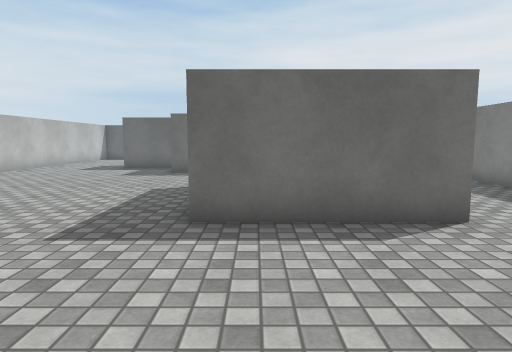
[1] (above)

20 first-person views from a walk through a Unity game level. The camera is 1.3 m above the floor, tilts 6° down and sees 75° across. The floor is counted in squares, 1 m on a side. Each view is taken from the middle of a square. On the plan, view 1 faces up. The plan holds only what a view shows up to about 14 squares ahead; the rest is blank. The place goes on beyond the plan. Surface patterns are stand-ins for the level's own textures.

[2]
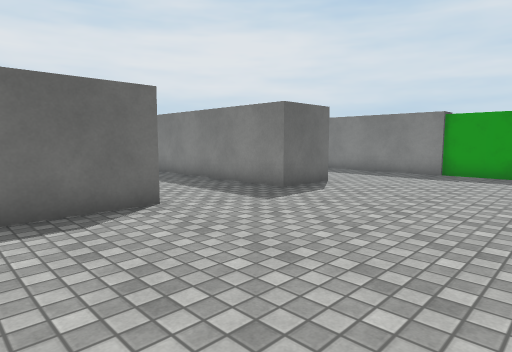

[3]
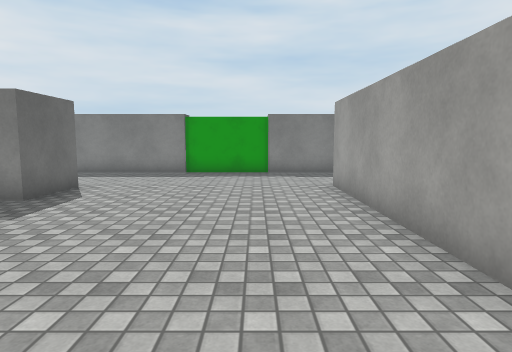

[4]
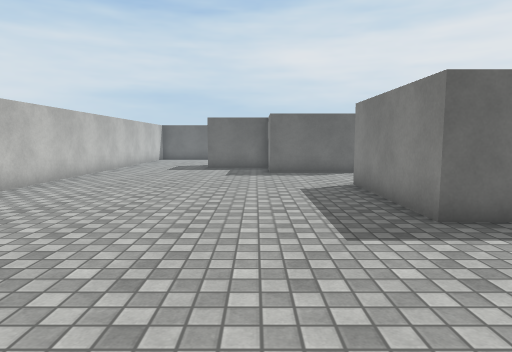

[5]
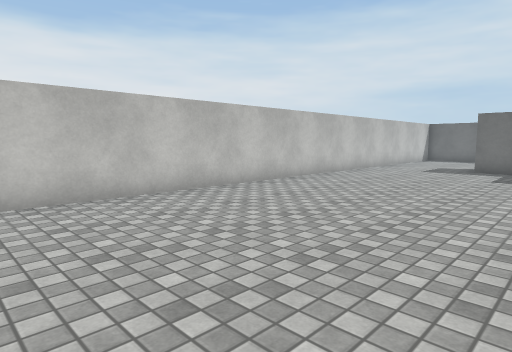

[6]
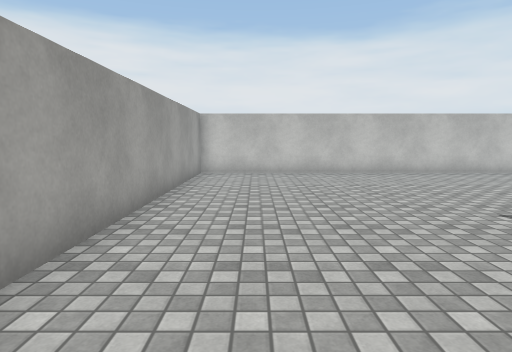

[7]
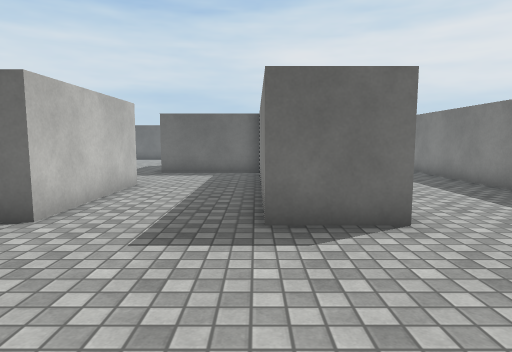

[8]
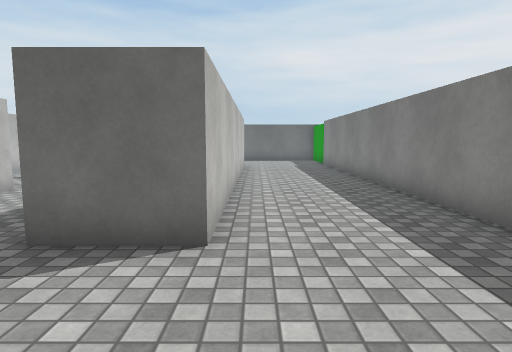

[9]
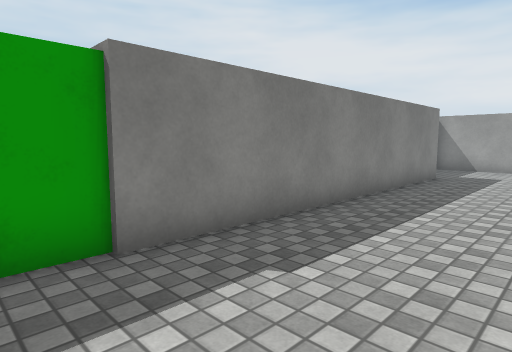

[10]
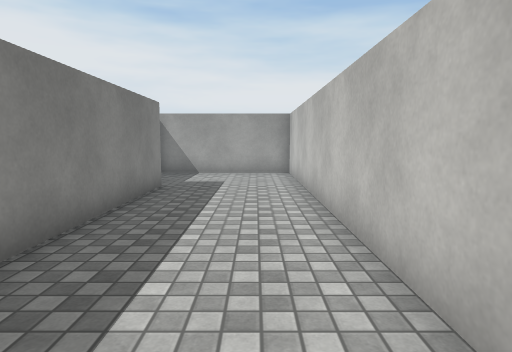

[11]
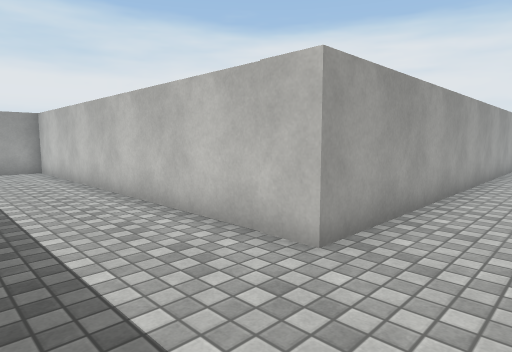

[12]
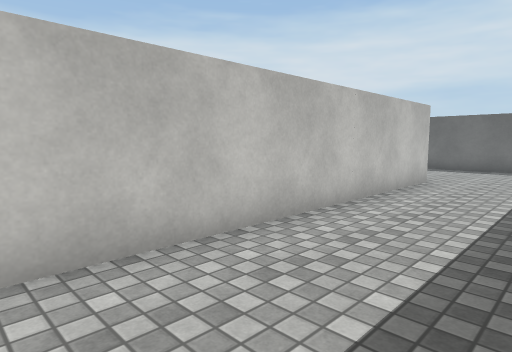

[13]
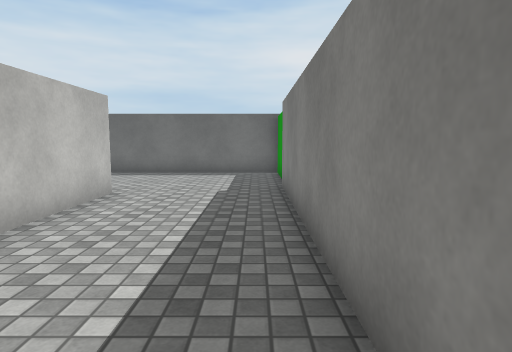

[14]
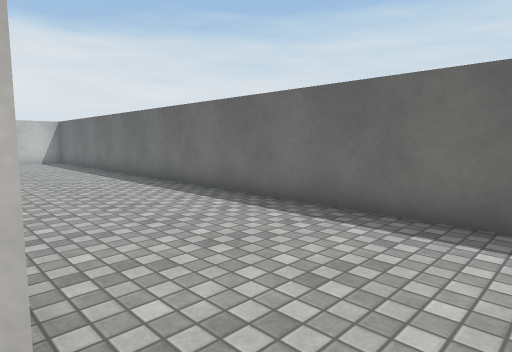

[15]
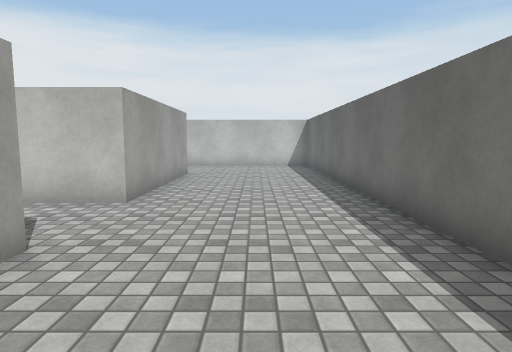

[16]
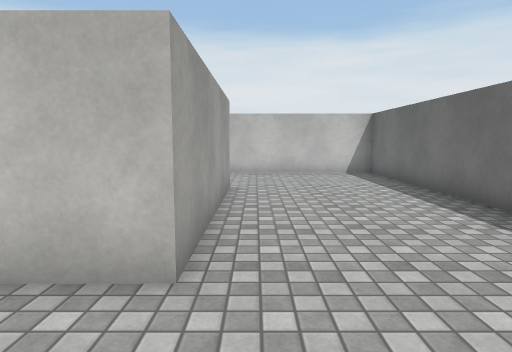

[17]
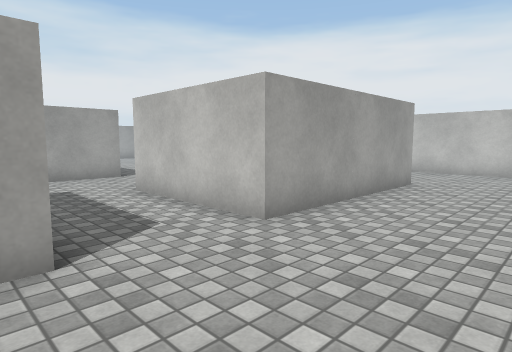

[18]
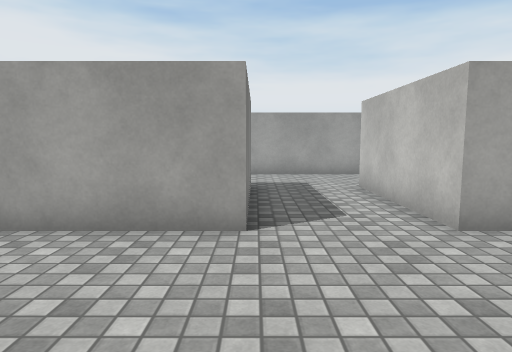

[19]
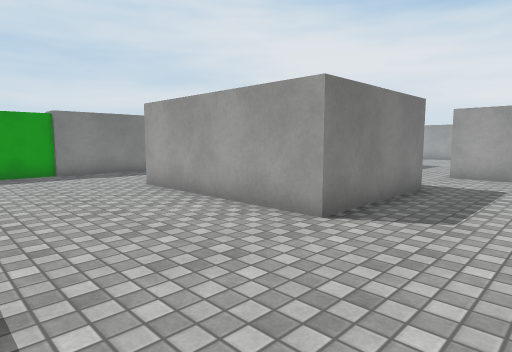

[20]
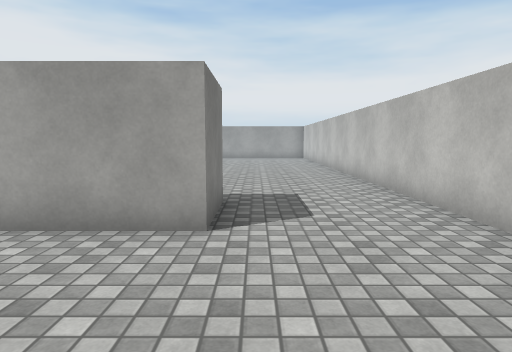

### Floor plan
Points are (right, up) in squares from view 1. A wall is a line through its corners. A room is listed if a view was taken in it or the views show most of it. See-through windows are left out.
Room 1 (views 1, 2, 3, 4, 5, 6, 7, 8, 9, 10, 11, 12, 13, 14, 15, 16, 17, 18, 19, 20)
walls: (3.4, 10) (3.4, 5.3) (-1.1, 5.3) (-1.1, 10) (3.4, 10); (7.2, 13.6) (3.1, 13.6) (3.1, 18.3) (9.4, 18.3) (9.4, 5) (7.1, 5) (7.1, 11.9); (-5, 15.9) (-6.3, 15.9) (-6.3, 18.3) (0.1, 18.3) (0.1, 13.6) (-3.5, 13.6); (14, 23.7) (-10.6, 23.7) (-10.6, -2.2) (9.6, -2.2) (9.6, -15.6) (14.9, -15.6); (13.7, -11.8) (13.7, 21.2)

Where each view was taken, in squares from view 1:
view 1: 0 up, 0 right, facing up
view 2: 1 down, 0 right, facing up-right
view 3: 0 up, 0 right, facing right
view 4: 0 up, 4 left, facing up
view 5: 0 up, 3 left, facing up-left
view 6: 0 up, 3 right, facing left
view 7: 0 up, 7 right, facing up
view 8: 1 up, 10 right, facing up
view 9: 1 up, 10 right, facing down-right
view 10: 2 down, 11 right, facing down
view 11: 0 up, 13 right, facing down-left
view 12: 7 up, 13 right, facing up-left
view 13: 10 up, 13 right, facing up
view 14: 18 up, 11 right, facing up-left
view 15: 21 up, 7 right, facing left
view 16: 19 up, 3 right, facing left
view 17: 22 up, 4 right, facing down-left
view 18: 23 up, 3 right, facing down
view 19: 23 up, 0 right, facing down-right
view 20: 23 up, 7 left, facing down
